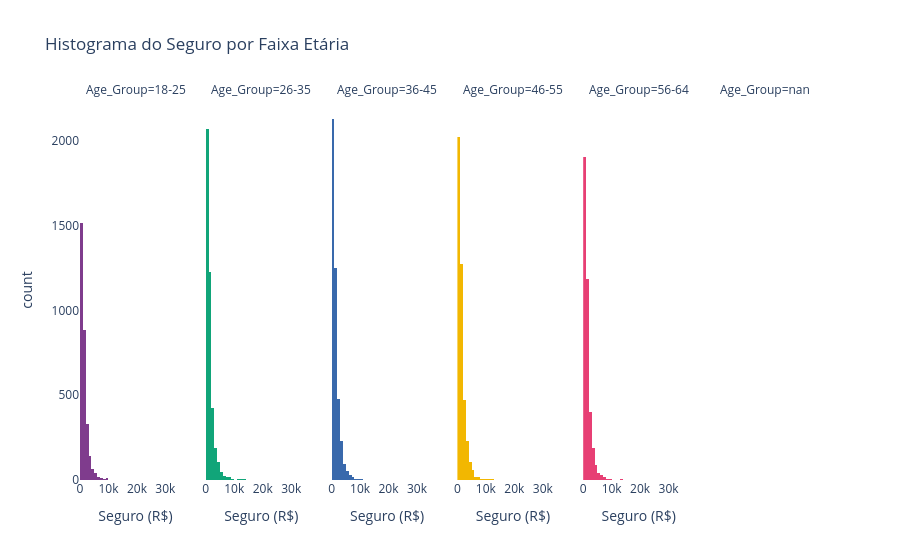

Source (notebook cell):
### Markdown cell above
## 4. Histograma por Faixa Etária

### Code cell
fig = px.histogram(
    df, x='Insurance', color='Age_Group',
    facet_col='Age_Group',
    nbins=50,
    title='Histograma do Seguro por Faixa Etária',
    labels={'Insurance': 'Seguro (R$)'},
    color_discrete_sequence=px.colors.qualitative.Bold,
    category_orders={'Age_Group': labels}
)
fig.update_layout(showlegend=False, plot_bgcolor='white')
fig.show()

# O histograma divide os valores de seguro em 50 intervalos (bins)
# e conta quantas pessoas caem em cada intervalo, gerando um gráfico separado para cada faixa
# o histograma permite ver exatamente onde estão os picos de concentração

### Figure 1 — Plotly figure (JSON) as saved in the notebook; plotly's stock layout.template omitted (floating-point values rounded to 4 significant figures; data arrays with more than 128 entries replaced by an {"elided": "..."} marker saying what was removed)
{"data": [{"bingroup": "x", "hovertemplate": "Age_Group=18-25<br>Seguro (R$)=%{x}<br>count=%{y}<extra></extra>", "legendgroup": "18-25", "marker": {"color": "rgb(127, 60, 141)", "pattern": {"shape": ""}}, "name": "18-25", "nbinsx": 50, "orientation": "v", "showlegend": true, "type": "histogram", "x": {"elided": "3034 float values"}, "xaxis": "x", "yaxis": "y"}, {"bingroup": "x", "hovertemplate": "Age_Group=26-35<br>Seguro (R$)=%{x}<br>count=%{y}<extra></extra>", "legendgroup": "26-35", "marker": {"color": "rgb(17, 165, 121)", "pattern": {"shape": ""}}, "name": "26-35", "nbinsx": 50, "orientation": "v", "showlegend": true, "type": "histogram", "x": {"elided": "4148 float values"}, "xaxis": "x2", "yaxis": "y2"}, {"bingroup": "x", "hovertemplate": "Age_Group=36-45<br>Seguro (R$)=%{x}<br>count=%{y}<extra></extra>", "legendgroup": "36-45", "marker": {"color": "rgb(57, 105, 172)", "pattern": {"shape": ""}}, "name": "36-45", "nbinsx": 50, "orientation": "v", "showlegend": true, "type": "histogram", "x": {"elided": "4295 float values"}, "xaxis": "x3", "yaxis": "y3"}, {"bingroup": "x", "hovertemplate": "Age_Group=46-55<br>Seguro (R$)=%{x}<br>count=%{y}<extra></extra>", "legendgroup": "46-55", "marker": {"color": "rgb(242, 183, 1)", "pattern": {"shape": ""}}, "name": "46-55", "nbinsx": 50, "orientation": "v", "showlegend": true, "type": "histogram", "x": {"elided": "4224 float values"}, "xaxis": "x4", "yaxis": "y4"}, {"bingroup": "x", "hovertemplate": "Age_Group=56-64<br>Seguro (R$)=%{x}<br>count=%{y}<extra></extra>", "legendgroup": "56-64", "marker": {"color": "rgb(231, 63, 116)", "pattern": {"shape": ""}}, "name": "56-64", "nbinsx": 50, "orientation": "v", "showlegend": true, "type": "histogram", "x": {"elided": "3879 float values"}, "xaxis": "x5", "yaxis": "y5"}], "layout": {"annotations": [{"font": {}, "showarrow": false, "text": "Age_Group=18-25", "x": 0.075, "xanchor": "center", "xref": "paper", "y": 1, "yanchor": "bottom", "yref": "paper"}, {"font": {}, "showarrow": false, "text": "Age_Group=26-35", "x": 0.245, "xanchor": "center", "xref": "paper", "y": 1, "yanchor": "bottom", "yref": "paper"}, {"font": {}, "showarrow": false, "text": "Age_Group=36-45", "x": 0.415, "xanchor": "center", "xref": "paper", "y": 1, "yanchor": "bottom", "yref": "paper"}, {"font": {}, "showarrow": false, "text": "Age_Group=46-55", "x": 0.585, "xanchor": "center", "xref": "paper", "y": 1, "yanchor": "bottom", "yref": "paper"}, {"font": {}, "showarrow": false, "text": "Age_Group=56-64", "x": 0.755, "xanchor": "center", "xref": "paper", "y": 1, "yanchor": "bottom", "yref": "paper"}, {"font": {}, "showarrow": false, "text": "Age_Group=nan", "x": 0.925, "xanchor": "center", "xref": "paper", "y": 1, "yanchor": "bottom", "yref": "paper"}], "barmode": "relative", "legend": {"title": {"text": "Age_Group"}, "tracegroupgap": 0}, "plot_bgcolor": "white", "showlegend": false, "title": {"text": "Histograma do Seguro por Faixa Etária"}, "xaxis": {"anchor": "y", "domain": [0, 0.15], "title": {"text": "Seguro (R$)"}}, "xaxis2": {"anchor": "y2", "domain": [0.17, 0.32], "matches": "x", "title": {"text": "Seguro (R$)"}}, "xaxis3": {"anchor": "y3", "domain": [0.34, 0.49], "matches": "x", "title": {"text": "Seguro (R$)"}}, "xaxis4": {"anchor": "y4", "domain": [0.51, 0.66], "matches": "x", "title": {"text": "Seguro (R$)"}}, "xaxis5": {"anchor": "y5", "domain": [0.68, 0.83], "matches": "x", "title": {"text": "Seguro (R$)"}}, "xaxis6": {"anchor": "y6", "domain": [0.85, 1], "matches": "x", "title": {"text": "Seguro (R$)"}}, "yaxis": {"anchor": "x", "domain": [0, 1], "title": {"text": "count"}}, "yaxis2": {"anchor": "x2", "domain": [0, 1], "matches": "y", "showticklabels": false}, "yaxis3": {"anchor": "x3", "domain": [0, 1], "matches": "y", "showticklabels": false}, "yaxis4": {"anchor": "x4", "domain": [0, 1], "matches": "y", "showticklabels": false}, "yaxis5": {"anchor": "x5", "domain": [0, 1], "matches": "y", "showticklabels": false}, "yaxis6": {"anchor": "x6", "domain": [0, 1], "matches": "y", "showticklabels": false}}}
